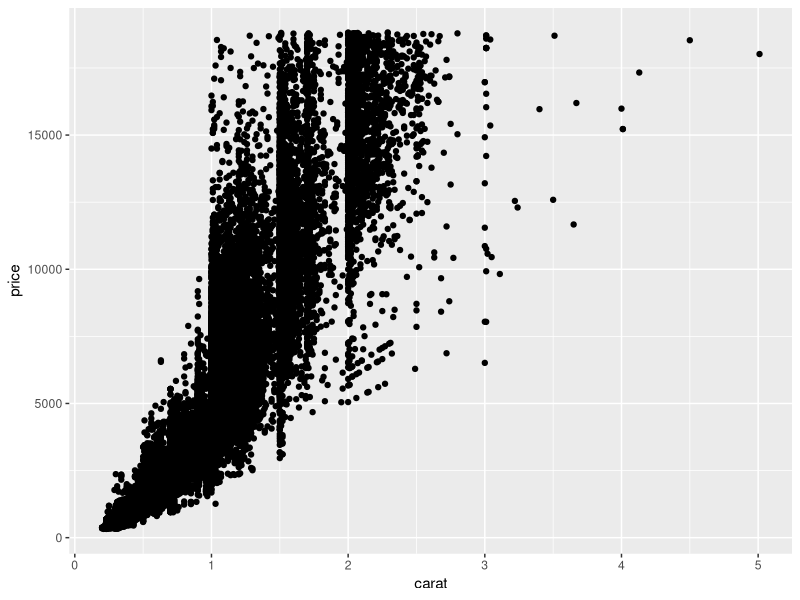
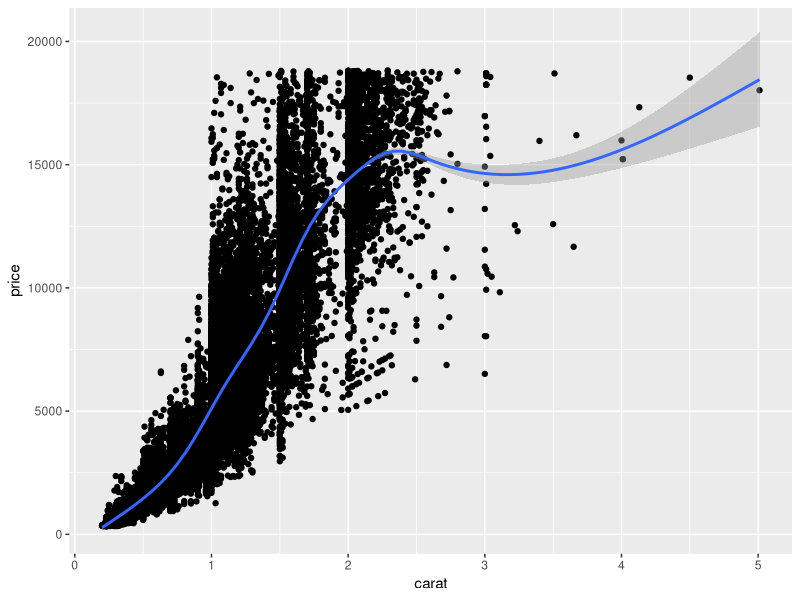

Generate these figures, in order, with R:
# load ggplot library
# update this file, just another comment


library(ggplot2)

# first plot
ggplot(diamonds, aes(carat, price)) +
  geom_point()

# second plot
ggplot(diamonds, aes(carat, price)) +
  geom_point() +
  geom_smooth()
